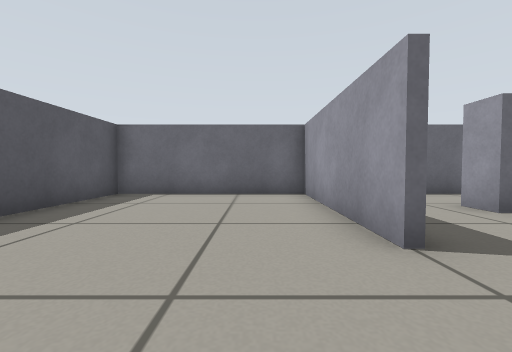
view 1 (above)

14 first-person views from a walk through a world built for the Gazebo simulator. The camera is 0.39 m above the floor, tilts 2° down and sees 90° across. The floor is counted in squares, 0.5 m on a side. Each view is taken from the middle of a square. On the plan, view 1 faces up. The plan holds only what a view shows up to about 9 squares ahead; the rest is blank.

view 2
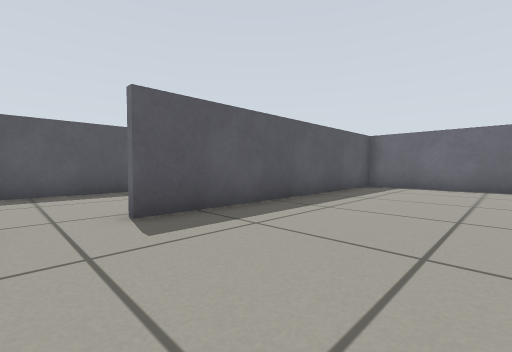

view 3
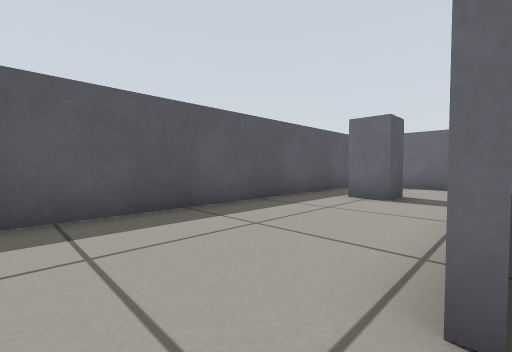

view 4
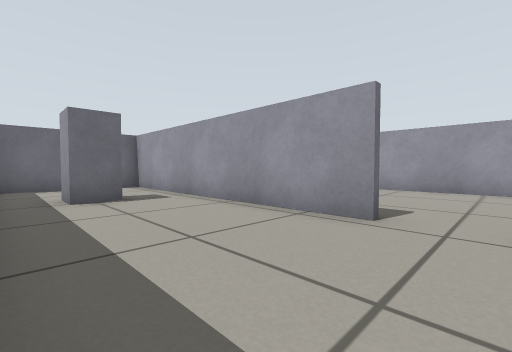

view 5
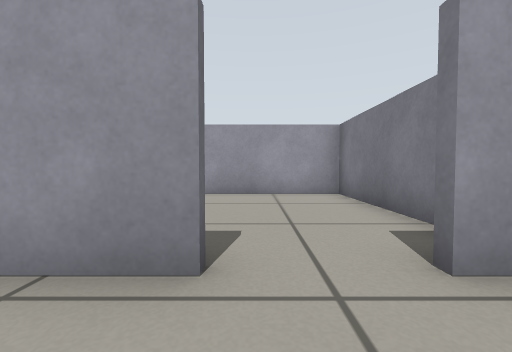

view 6
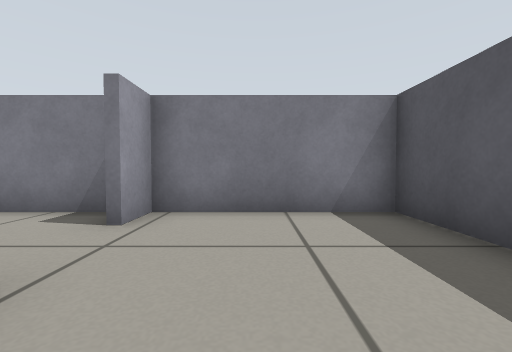

view 7
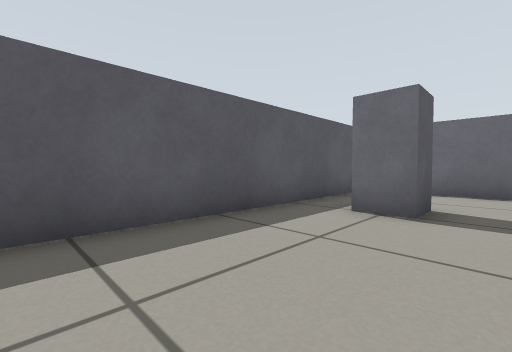

view 8
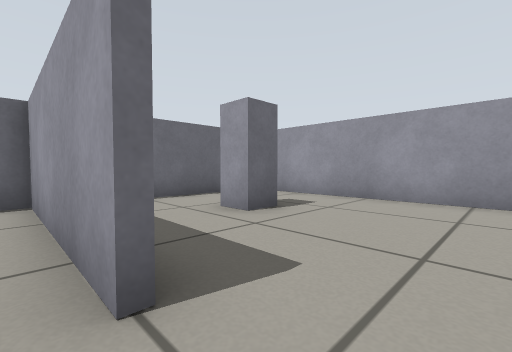

view 9
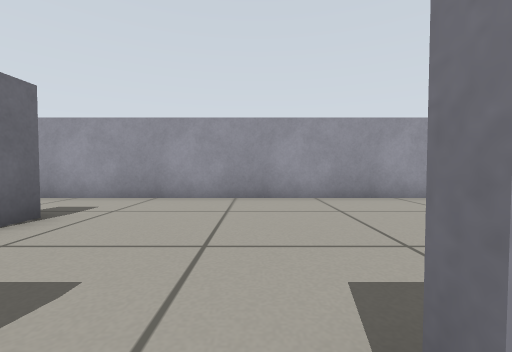

view 10
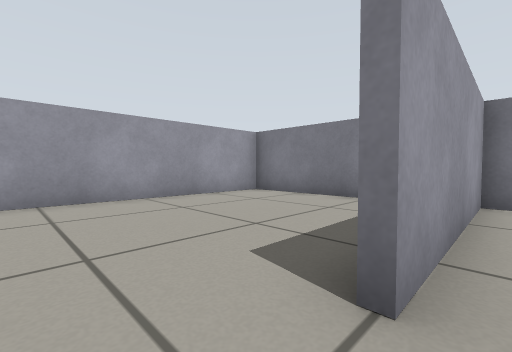

view 11
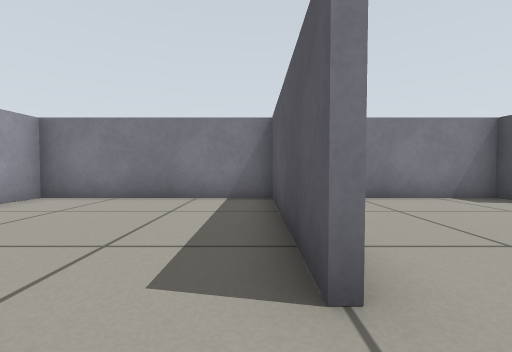

view 12
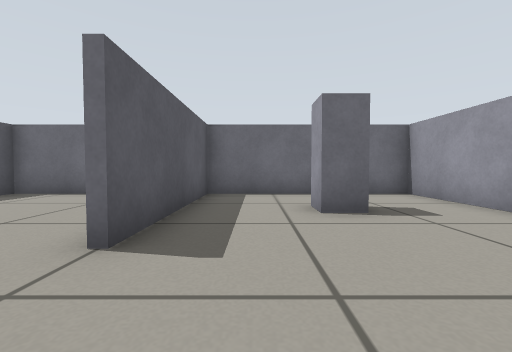

view 13
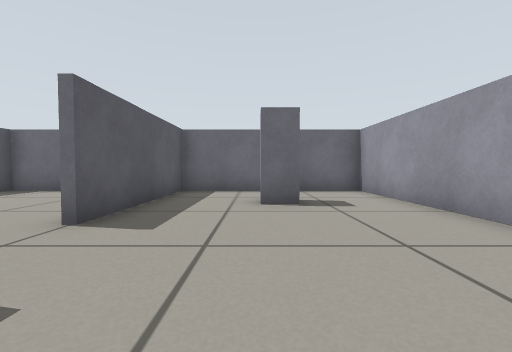

view 14
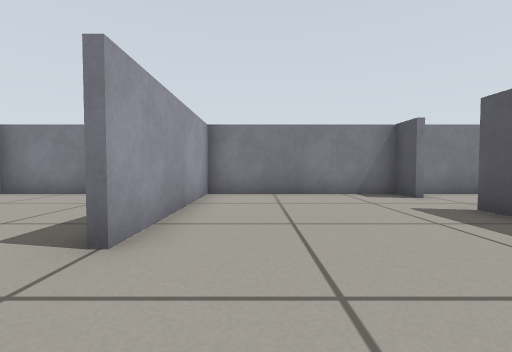

### Floor plan
Points are (right, up) in squares from view 1. A wall is a line through its corners. A room is listed if a view was taken in it or the views show most of it. See-through windows are left out.
Room 1 (views 1, 2, 8, 9, 10, 14)
walls: (1.4, 2.4) (1.4, 7.5); (1.9, 7.4) (-4, 7.4) (-4, -1.6); (-4, -3.4) (-4, -4.5); (-3.5, -4.4) (2, -4.4); (1.4, -4.5) (1.4, 0.6)
ways out: opening at (-4, -2.5) to room 2; opening at (2, 1.5) to room 3
Room 2 (views 3, 4, 5, 6, 7)
walls: (-4.2, -1.6) (-4.2, 6); (-4.2, -4.5) (-4.2, -3.4); (-8.4, 6.5) (-8.4, -4.4) (-3.5, -4.4); (-4.9, 7.4) (-8, 7.4)
ways out: opening at (-4, -2.5) to room 1
objects: pillar (-7, 4) to (-6, 4)
Room 3 (views 11, 12, 13)
walls: (1.6, 0.6) (1.6, -4.4); (1.6, 7.4) (1.6, 2.4); (2, -4.4) (7.4, -4.4) (7.4, 7.4) (1.9, 7.4)
ways out: opening at (2, 1.5) to room 1
objects: pillar (4, 5) to (5, 5)

Positions as (right, up) in squares from view 1, and headings:
1: (0, 0), facing up
2: (0, -3), facing up-left
3: (-4, -3), facing up-left
4: (-8, -3), facing up-right
5: (-6, -2), facing right
6: (-6, 0), facing down
7: (-5, -1), facing up-left
8: (1, 1), facing up-right
9: (1, 1), facing right
10: (1, 2), facing down-right
11: (2, 2), facing down
12: (3, 0), facing up
13: (4, -1), facing up
14: (0, 3), facing down
